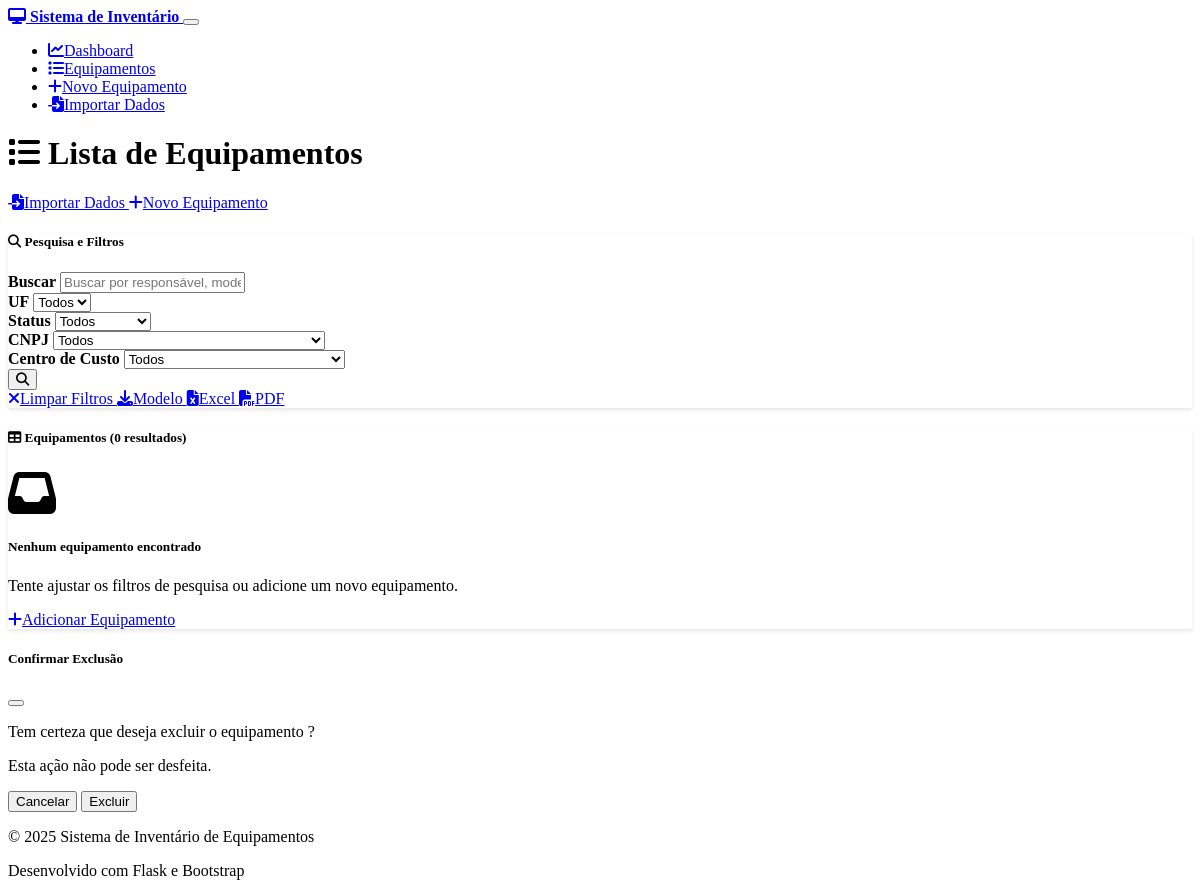
The page /equipment on the database as committed earlier.
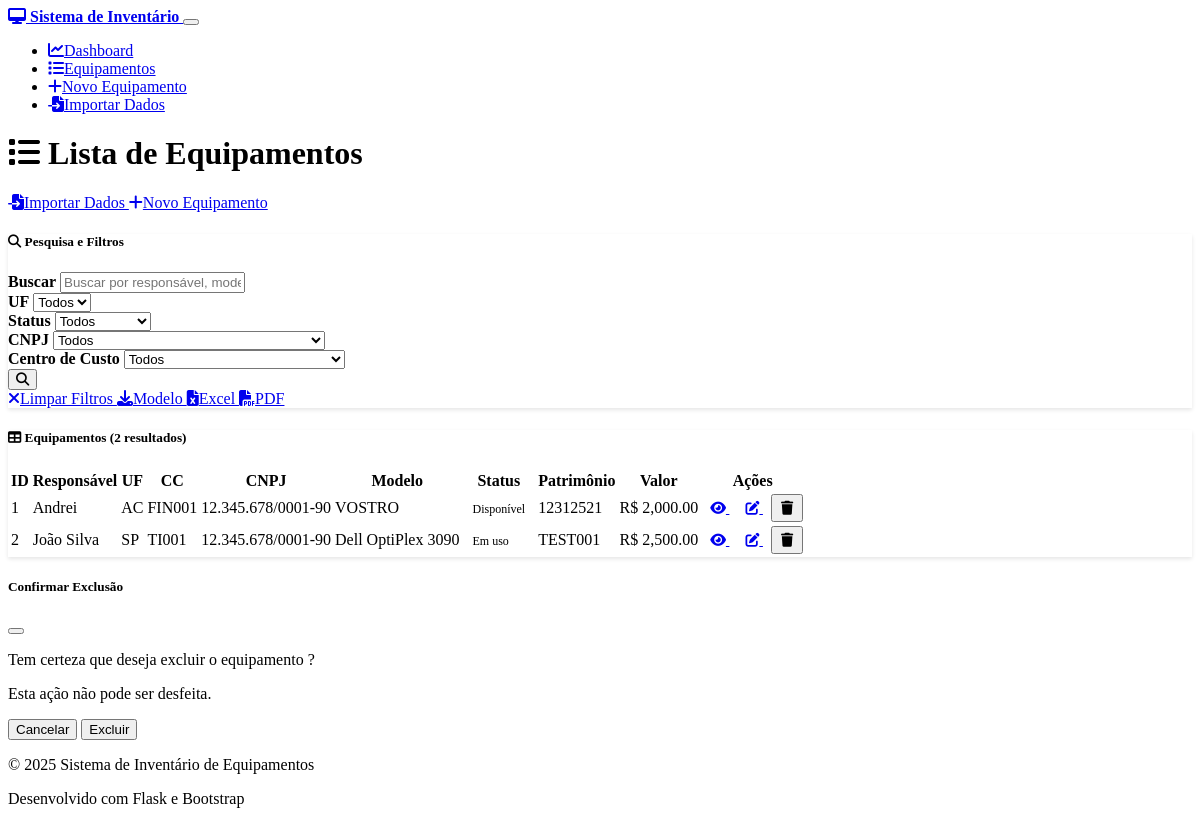
The same page on the database as committed later.
### models.py (models this page shows, shortened)
class Equipment(db.Model):
    __tablename__ = 'equipment'
    id = db.Column(db.Integer, primary_key=True)
    responsavel = db.Column(db.String(100), nullable=False)
    uf = db.Column(db.String(2), nullable=False)
    cc = db.Column(db.String(20), nullable=False)  # Centro de Custo
    cnpj = db.Column(db.Text, nullable=False)  # Mudando para Text para permitir múltiplos CNPJs
    fornecedor = db.Column(db.String(100), nullable=True)  # Novo campo fornecedor
    modelo = db.Column(db.String(100), nullable=False)
    status = db.Column(db.String(50), nullable=False, default='Em uso')
    patrimonio = db.Column(db.String(50), unique=True, nullable=False)
    valor = db.Column(db.Float, nullable=False, default=0.0)
    marca = db.Column(db.String(50), nullable=True)
    processador = db.Column(db.String(100), nullable=True)
    memoria_ram = db.Column(db.String(20), nullable=True)
    hd_ssd = db.Column(db.String(50), nullable=True)
    sistema_operacional = db.Column(db.String(50), nullable=True)
    antivirus = db.Column(db.Boolean, default=False)
    termo_assinado = db.Column(db.Boolean, default=False)
    milvus_funcionando = db.Column(db.Boolean, default=False)
    data_aquisicao = db.Column(db.Date, nullable=True)
    data_baixa = db.Column(db.Date, nullable=True)
    created_at = db.Column(db.DateTime, default=datetime.utcnow)
    updated_at = db.Column(db.DateTime, default=datetime.utcnow, onupdate=datetime.utcnow)
    endereco = db.Column(db.String(200), nullable=True)
    telefone = db.Column(db.String(20), nullable=True)
    email = db.Column(db.String(100), nullable=True)
    link_termos = db.Column(db.String(500), nullable=True)  # Link dos termos assinados
    historico_modificacoes = db.Column(db.Text, nullable=True)  # Histórico de modificações

### routes.py (the view)
@app.route('/equipment')
def equipment_list():
    search_form = SearchForm(request.args)
    page = request.args.get('page', 1, type=int)
    per_page = 20
    if search_form.validate():
        equipment = filter_equipment(search_form)
        total = len(equipment)
        start = (page - 1) * per_page
        end = start + per_page
        equipment = equipment[start:end]
        pagination = {
            'page': page,
            'per_page': per_page,
            'total': total,
            'pages': (total + per_page - 1) // per_page,
            'has_prev': page > 1,
            'has_next': page < ((total + per_page - 1) // per_page),
            'prev_num': page - 1 if page > 1 else None,
            'next_num': page + 1 if page < ((total + per_page - 1) // per_page) else None
        }
    else:
        equipment_query = Equipment.query.paginate(
            page=page, per_page=per_page, error_out=False
        )
        equipment = equipment_query.items
        pagination = {
            'page': equipment_query.page,
            'per_page': equipment_query.per_page,
            'total': equipment_query.total,
            'pages': equipment_query.pages,
            'has_prev': equipment_query.has_prev,
            'has_next': equipment_query.has_next,
            'prev_num': equipment_query.prev_num,
            'next_num': equipment_query.next_num
        }
    return render_template('equipment_list.html',
                         equipment=equipment,
                         search_form=search_form,
                         pagination=pagination)

### templates/equipment_list.html (shortened to what this page needs)
{% extends "base.html" %}
{% block content %}
<div class="row">
    <div class="col-12">
        <div class="d-flex justify-content-between align-items-center mb-4">
            <h1>
                <i class="fas fa-list me-2"></i>
                Lista de Equipamentos
            </h1>
            <div>
                <a href="{{ url_for('import_equipment') }}" class="btn btn-info me-2">
                    <i class="fas fa-file-import me-2"></i>Importar Dados
                </a>
                <a href="{{ url_for('equipment_new') }}" class="btn btn-primary">
                    <i class="fas fa-plus me-2"></i>Novo Equipamento
                </a>
            </div>
        </div>
    </div>
</div>
<div class="row mb-4">
    <div class="col-12">
        <div class="card">
            <div class="card-header">
                <h5 class="card-title mb-0">
                    <i class="fas fa-search me-2"></i>
                    Pesquisa e Filtros
                </h5>
            </div>
            <div class="card-body">
                <form method="GET" id="search-form">
                    <div class="row">
                        <div class="col-md-3 mb-3">
                            {{ search_form.search_term.label(class="form-label") }}
                            {{ search_form.search_term(class="form-control", placeholder="Buscar por responsável, modelo, patrimônio...") }}
                        </div>
                        <div class="col-md-2 mb-3">
                            {{ search_form.uf.label(class="form-label") }}
                            {{ search_form.uf(class="form-select") }}
                        </div>
                        <div class="col-md-2 mb-3">
                            {{ search_form.status.label(class="form-label") }}
                            {{ search_form.status(class="form-select") }}
                        </div>
                        <div class="col-md-2 mb-3">
                            {{ search_form.cnpj.label(class="form-label") }}
                            {{ search_form.cnpj(class="form-control", placeholder="CNPJ") }}
                        </div>
                        <div class="col-md-2 mb-3">
                            {{ search_form.cc.label(class="form-label") }}
                            {{ search_form.cc(class="form-control", placeholder="Centro de Custo") }}
                        </div>
                        <div class="col-md-1 mb-3 d-flex align-items-end">
                            <button type="submit" class="btn btn-primary w-100">
                                <i class="fas fa-search"></i>
                            </button>
                        </div>
                    </div>
                    <div class="row">
                        <div class="col-12">
                            <a href="{{ url_for('equipment_list') }}" class="btn btn-secondary me-2">
                                <i class="fas fa-times me-1"></i>Limpar Filtros
                            </a>
                            <a href="{{ url_for('download_template') }}" class="btn btn-warning me-2">
                                <i class="fas fa-download me-1"></i>Modelo
                            </a>
                            <a href="{{ url_for('export_excel', **request.args) }}" class="btn btn-success me-2">
                                <i class="fas fa-file-excel me-1"></i>Excel
                            </a>
                            <a href="{{ url_for('export_pdf', **request.args) }}" class="btn btn-danger">
                                <i class="fas fa-file-pdf me-1"></i>PDF
                            </a>
                        </div>
                    </div>
                </form>
            </div>
        </div>
    </div>
</div>
<div class="row">
    <div class="col-12">
        <div class="card">
            <div class="card-header">
                <h5 class="card-title mb-0">
                    <i class="fas fa-table me-2"></i>
                    Equipamentos ({{ pagination.total }} resultados)
                </h5>
            </div>
            <div class="card-body">
                {% if equipment %}
                    <div class="table-responsive">
                        <table class="table table-striped table-hover">
                            <thead>
                                <tr>
                                    <th>ID</th>
                                    <th>Responsável</th>
                                    <th>UF</th>
                                    <th>CC</th>
                                    <th>CNPJ</th>
                                    <th>Modelo</th>
                                    <th>Status</th>
                                    <th>Patrimônio</th>
                                    <th>Valor</th>
                                    <th>Ações</th>
                                </tr>
                            </thead>
                            <tbody>
                                {% for item in equipment %}
                                    <tr>
                                        <td>{{ item.id }}</td>
                                        <td>{{ item.responsavel }}</td>
                                        <td>{{ item.uf }}</td>
                                        <td>{{ item.cc }}</td>
                                        <td>{{ item.cnpj }}</td>
                                        <td>{{ item.modelo }}</td>
                                        <td>
                                            <span class="badge
                                                {% if item.status == 'Em uso' %}bg-success
                                                {% elif item.status == 'Disponível' %}bg-primary
                                                {% elif item.status == 'Manutenção' %}bg-warning
                                                {% elif item.status == 'Baixado' %}bg-danger
                                                {% else %}bg-secondary{% endif %}">
                                                {{ item.status }}
                                            </span>
                                        </td>
                                        <td>{{ item.patrimonio }}</td>
                                        <td>R$ {{ "{:,.2f}".format(item.valor) }}</td>
                                        <td>
                                            <div class="btn-group btn-group-sm" role="group">
                                                <a href="{{ url_for('equipment_detail', id=item.id) }}"
                                                   class="btn btn-outline-primary" title="Ver detalhes">
                                                    <i class="fas fa-eye"></i>
                                                </a>
                                                <a href="{{ url_for('equipment_edit', id=item.id) }}"
                                                   class="btn btn-outline-secondary" title="Editar">
                                                    <i class="fas fa-edit"></i>
                                                </a>
                                                <button type="button" class="btn btn-outline-danger"
                                                        onclick="confirmDelete({{ item.id }}, '{{ item.patrimonio }}')"
                                                        title="Excluir">
                                                    <i class="fas fa-trash"></i>
                                                </button>
                                            </div>
                                        </td>
                                    </tr>
                                {% endfor %}
                            </tbody>
                        </table>
                    </div>
                {% else %}
                    <div class="text-center py-5">
                        <i class="fas fa-inbox fa-3x text-muted mb-3"></i>
                        <h5 class="text-muted">Nenhum equipamento encontrado</h5>
                        <p class="text-muted">Tente ajustar os filtros de pesquisa ou adicione um novo equipamento.</p>
                        <a href="{{ url_for('equipment_new') }}" class="btn btn-primary">
                            <i class="fas fa-plus me-2"></i>Adicionar Equipamento
                        </a>
                    </div>
                {% endif %}
            </div>
        </div>
    </div>
</div>
<div class="modal fade" id="deleteModal" tabindex="-1">
    <div class="modal-dialog">
        <div class="modal-content">
            <div class="modal-header">
                <h5 class="modal-title">Confirmar Exclusão</h5>
                <button type="button" class="btn-close" data-bs-dismiss="modal"></button>
            </div>
            <div class="modal-body">
                <p>Tem certeza que deseja excluir o equipamento <strong id="deleteEquipmentName"></strong>?</p>
                <p class="text-danger">Esta ação não pode ser desfeita.</p>
            </div>
            <div class="modal-footer">
                <button type="button" class="btn btn-secondary" data-bs-dismiss="modal">Cancelar</button>
                <form id="deleteForm" method="POST" style="display: inline;">
                    <button type="submit" class="btn btn-danger">Excluir</button>
                </form>
            </div>
        </div>
    </div>
</div>
{% endblock %}

### templates/base.html (shortened to what this page needs)
<!DOCTYPE html>
<html lang="pt-BR" data-bs-theme="dark">
<head>
    <link href="https://cdn.replit.com/agent/bootstrap-agent-dark-theme.min.css" rel="stylesheet">
    <link rel="stylesheet" href="https://cdnjs.cloudflare.com/ajax/libs/font-awesome/6.4.0/css/all.min.css">
    <link rel="stylesheet" href="{{ url_for('static', filename='css/custom.css') }}">
</head>
<body>
    <nav class="navbar navbar-expand-lg navbar-dark bg-dark">
        <div class="container">
            <a class="navbar-brand" href="{{ url_for('dashboard') }}">
                <i class="fas fa-desktop me-2"></i>
                Sistema de Inventário
            </a>
            <button class="navbar-toggler" type="button" data-bs-toggle="collapse" data-bs-target="#navbarNav">
            </button>
            <div class="collapse navbar-collapse" id="navbarNav">
                <ul class="navbar-nav me-auto">
                    <li class="nav-item">
                        <a class="nav-link {% if request.endpoint == 'dashboard' %}active{% endif %}"
                           href="{{ url_for('dashboard') }}">
                            <i class="fas fa-chart-line me-1"></i>Dashboard
                        </a>
                    </li>
                    <li class="nav-item">
                        <a class="nav-link {% if request.endpoint == 'equipment_list' %}active{% endif %}"
                           href="{{ url_for('equipment_list') }}">
                            <i class="fas fa-list me-1"></i>Equipamentos
                        </a>
                    </li>
                    <li class="nav-item">
                        <a class="nav-link" href="{{ url_for('equipment_new') }}">
                            <i class="fas fa-plus me-1"></i>Novo Equipamento
                        </a>
                    </li>
                    <li class="nav-item">
                        <a class="nav-link" href="{{ url_for('import_equipment') }}">
                            <i class="fas fa-file-import me-1"></i>Importar Dados
                        </a>
                    </li>
                </ul>
            </div>
        </div>
    </nav>
    <main class="container my-4">
        {% block content %}{% endblock %}
    </main>
    <footer class="bg-dark text-light py-3 mt-5">
        <div class="container">
            <div class="row">
                <div class="col-md-6">
                    <p>&copy; 2025 Sistema de Inventário de Equipamentos</p>
                </div>
                <div class="col-md-6 text-end">
                    <p>Desenvolvido com Flask e Bootstrap</p>
                </div>
            </div>
        </div>
    </footer>
</body>
</html>

### static/css/custom.css (style rules this page uses)
.navbar-brand { font-weight: 600; }
.card { border: none; box-shadow: 0 2px 4px rgba(0, 0, 0, 0.1); transition: all 0.3s ease; }
.table { margin-bottom: 0; }
.table th { border-top: none; font-weight: 600; background-color: var(--bs-gray-100); color: var(--bs-gray-800); }
.badge { font-size: 0.75em; padding: 0.5em 0.75em; }
.form-label { font-weight: 600; margin-bottom: 0.5rem; }
.btn-group-sm .btn { padding: 0.25rem 0.5rem; font-size: 0.875rem; }
[data-bs-theme="dark"] .table th { background-color: var(--bs-gray-800); color: var(--bs-gray-100); }
[data-bs-theme="dark"] .card { background-color: var(--bs-gray-900); border: 1px solid var(--bs-gray-700); }
footer { margin-top: auto; background-color: var(--bs-dark) !important; }

Rows that differ between the two databases and show on the page:
added Equipment: id "1", responsavel "Andrei", uf "AC", cc "FIN001", cnpj "12.345.678/0001-90", modelo "VOSTRO", status "Disponível", patrimonio "12312521", valor "2,000.00"
added Equipment: id "2", responsavel "João Silva", uf "SP", cc "TI001", cnpj "12.345.678/0001-90", modelo "Dell OptiPlex 3090", status "Em uso", patrimonio "TEST001", valor "2,500.00"
Other text that changed with them:
{{ pagination.total }}: "0" → "2"
text no longer shown: "Nenhum equipamento encontrado Tente ajustar os filtros de pesquisa ou adicione um novo equipamento. Adicionar Equipamento"
text now shown: "ID Responsável UF CC CNPJ Modelo Status Patrimônio Valor Ações"
